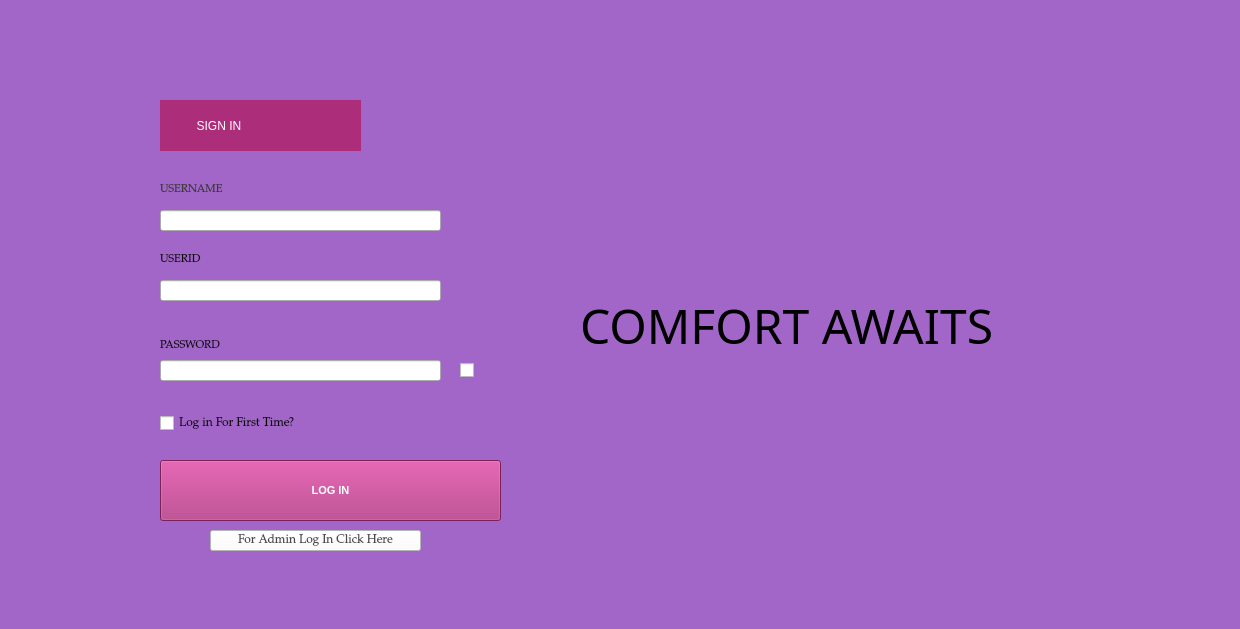
<?xml version="1.0" encoding="UTF-8"?>
<ui version="4.0">
 <class>Newindow1</class>
 <widget class="QMainWindow" name="Newindow1">
  <property name="geometry">
   <rect>
    <x>0</x>
    <y>0</y>
    <width>1240</width>
    <height>629</height>
   </rect>
  </property>
  <property name="windowTitle">
   <string>USER LOGIN</string>
  </property>
  <widget class="QWidget" name="centralwidget">
   <widget class="QPushButton" name="pushButton">
    <property name="geometry">
     <rect>
      <x>160</x>
      <y>460</y>
      <width>341</width>
      <height>61</height>
     </rect>
    </property>
    <property name="font">
     <font>
      <family>Leelawadee UI</family>
      <pointsize>8</pointsize>
      <bold>true</bold>
     </font>
    </property>
    <property name="cursor">
     <cursorShape>PointingHandCursor</cursorShape>
    </property>
    <property name="autoFillBackground">
     <bool>false</bool>
    </property>
    <property name="styleSheet">
     <string notr="true">background-color: rgb(172, 46, 122);
color: rgb(255, 255, 255);</string>
    </property>
    <property name="text">
     <string>LOG IN</string>
    </property>
   </widget>
   <widget class="QLabel" name="label">
    <property name="geometry">
     <rect>
      <x>0</x>
      <y>0</y>
      <width>1250</width>
      <height>661</height>
     </rect>
    </property>
    <property name="styleSheet">
     <string notr="true">background-color: rgb(162, 102, 200);
</string>
    </property>
    <property name="text">
     <string/>
    </property>
    <property name="scaledContents">
     <bool>false</bool>
    </property>
   </widget>
   <widget class="QLabel" name="name_label">
    <property name="geometry">
     <rect>
      <x>160</x>
      <y>180</y>
      <width>91</width>
      <height>20</height>
     </rect>
    </property>
    <property name="font">
     <font>
      <family>Palatino Linotype</family>
      <pointsize>8</pointsize>
     </font>
    </property>
    <property name="styleSheet">
     <string notr="true">color: rgb(58, 58, 58);</string>
    </property>
    <property name="text">
     <string>USERNAME</string>
    </property>
   </widget>
   <widget class="QLineEdit" name="namelineEdit">
    <property name="geometry">
     <rect>
      <x>160</x>
      <y>210</y>
      <width>281</width>
      <height>21</height>
     </rect>
    </property>
    <property name="font">
     <font>
      <family>Palatino Linotype</family>
     </font>
    </property>
   </widget>
   <widget class="QLabel" name="id_label">
    <property name="geometry">
     <rect>
      <x>160</x>
      <y>250</y>
      <width>71</width>
      <height>20</height>
     </rect>
    </property>
    <property name="font">
     <font>
      <family>Palatino Linotype</family>
      <pointsize>8</pointsize>
     </font>
    </property>
    <property name="text">
     <string>USERID</string>
    </property>
   </widget>
   <widget class="QLineEdit" name="idlineEdit">
    <property name="geometry">
     <rect>
      <x>160</x>
      <y>280</y>
      <width>281</width>
      <height>21</height>
     </rect>
    </property>
    <property name="font">
     <font>
      <family>Palatino Linotype</family>
     </font>
    </property>
   </widget>
   <widget class="QLabel" name="password_label">
    <property name="geometry">
     <rect>
      <x>160</x>
      <y>330</y>
      <width>111</width>
      <height>31</height>
     </rect>
    </property>
    <property name="font">
     <font>
      <family>Palatino Linotype</family>
      <pointsize>8</pointsize>
      <italic>false</italic>
      <bold>false</bold>
     </font>
    </property>
    <property name="text">
     <string>PASSWORD</string>
    </property>
   </widget>
   <widget class="QLineEdit" name="passlineEdit">
    <property name="geometry">
     <rect>
      <x>160</x>
      <y>360</y>
      <width>281</width>
      <height>21</height>
     </rect>
    </property>
    <property name="font">
     <font>
      <family>Palatino Linotype</family>
     </font>
    </property>
   </widget>
   <widget class="QCheckBox" name="logincheck">
    <property name="geometry">
     <rect>
      <x>160</x>
      <y>410</y>
      <width>291</width>
      <height>26</height>
     </rect>
    </property>
    <property name="font">
     <font>
      <family>Palatino Linotype</family>
     </font>
    </property>
    <property name="text">
     <string>Log in For First Time?</string>
    </property>
   </widget>
   <widget class="QPushButton" name="pushButton_2">
    <property name="geometry">
     <rect>
      <x>210</x>
      <y>530</y>
      <width>211</width>
      <height>21</height>
     </rect>
    </property>
    <property name="font">
     <font>
      <family>Palatino Linotype</family>
      <pointsize>9</pointsize>
     </font>
    </property>
    <property name="styleSheet">
     <string notr="true">background-color: rgb(255, 255, 255);
color: rgb(71, 71, 71);
border-color: rgb(255, 255, 255);</string>
    </property>
    <property name="text">
     <string>For Admin Log In Click Here</string>
    </property>
   </widget>
   <widget class="QCheckBox" name="checkBox">
    <property name="geometry">
     <rect>
      <x>460</x>
      <y>360</y>
      <width>21</width>
      <height>20</height>
     </rect>
    </property>
    <property name="cursor">
     <cursorShape>PointingHandCursor</cursorShape>
    </property>
    <property name="text">
     <string/>
    </property>
    <property name="icon">
     <iconset>
      <normaloff>../../../../SAAD COMMUNICATION/Downloads/Lovepik_com-401039678-eye-icon-vector-element.png</normaloff>../../../../SAAD COMMUNICATION/Downloads/Lovepik_com-401039678-eye-icon-vector-element.png</iconset>
    </property>
   </widget>
   <widget class="QLabel" name="label_7">
    <property name="geometry">
     <rect>
      <x>580</x>
      <y>270</y>
      <width>591</width>
      <height>111</height>
     </rect>
    </property>
    <property name="font">
     <font>
      <family>Viner Hand ITC</family>
      <pointsize>36</pointsize>
     </font>
    </property>
    <property name="text">
     <string>COMFORT AWAITS</string>
    </property>
    <property name="scaledContents">
     <bool>false</bool>
    </property>
   </widget>
   <widget class="QLabel" name="label_8">
    <property name="geometry">
     <rect>
      <x>160</x>
      <y>100</y>
      <width>201</width>
      <height>51</height>
     </rect>
    </property>
    <property name="styleSheet">
     <string notr="true">background-color: rgb(172, 46, 122);
color: rgb(255, 255, 255);</string>
    </property>
    <property name="text">
     <string>           SIGN IN</string>
    </property>
   </widget>
   <zorder>label</zorder>
   <zorder>name_label</zorder>
   <zorder>namelineEdit</zorder>
   <zorder>id_label</zorder>
   <zorder>idlineEdit</zorder>
   <zorder>password_label</zorder>
   <zorder>passlineEdit</zorder>
   <zorder>logincheck</zorder>
   <zorder>pushButton</zorder>
   <zorder>checkBox</zorder>
   <zorder>label_7</zorder>
   <zorder>pushButton_2</zorder>
   <zorder>label_8</zorder>
  </widget>
 </widget>
 <resources/>
 <connections/>
</ui>
